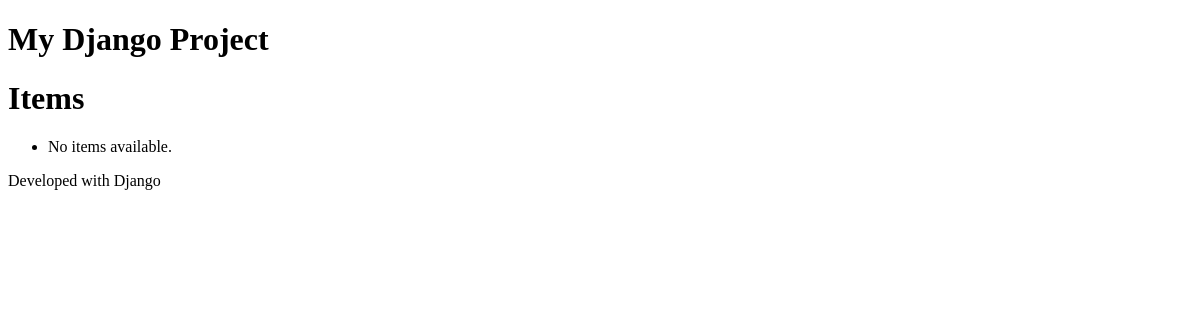
Before: / with the older database file.
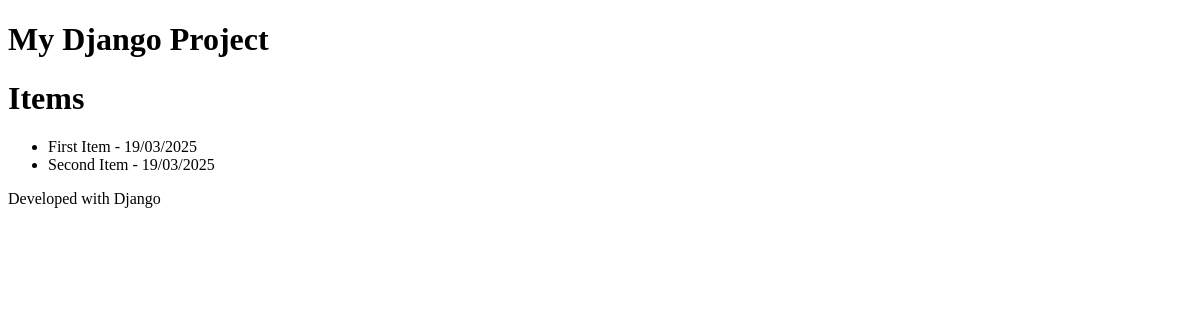
After: the same page with the newer database file.
### core/models.py (models this page shows, shortened)
class Item(models.Model):
    name = models.CharField(max_length=100)
    description = models.TextField(blank=True)
    created_at = models.DateTimeField(auto_now_add=True)

### core/views.py (the view)
# urls.py: path('', views.item_list, name='item_list'),
def item_list(request):
    items = Item.objects.all()
    return render(request, 'core/item_list.html', {'items': items})

### core/templates/core/item_list.html
{% extends "base.html" %}
{% block content %}
  <h1>Items</h1>
  <ul>
    {% for item in items %}
      <li>{{ item.name }} - {{ item.created_at|date:"d/m/Y" }}</li>
    {% empty %}
      <li>No items available.</li>
    {% endfor %}
  </ul>
{% endblock %}

### core/templates/base.html (shortened to what this page needs)
<!DOCTYPE html>
<html>
<head>
</head>
<body>
    <header>
        <h1>My Django Project</h1>
    </header>
    <main>
        {% block content %}
        {% endblock %}
    </main>
    <footer>
        <p>Developed with Django</p>
    </footer>
</body>
</html>

Changed rows visible on the page:
added Item: name "First Item", created_at "19/03/2025"
added Item: name "Second Item", created_at "19/03/2025"
Other visible differences:
text no longer shown: "No items available."
